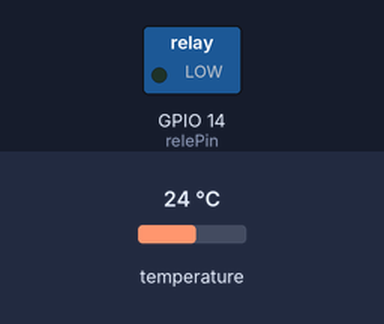
Recording of a sketch running on a simulated ESP32. On the bench: switched loads named in the sketch (green lamp = pin HIGH). Inputs (shaded band) come from the test bench; at power-on: temperature 24 °C. WiFi joins after 1.5 s; servers stay silent unless stated; what the sketch prints to the serial monitor is not drawn.

Above: at 2.7 s.
2.8 s: temperature set to 29.6 °C
6.0 s: temperature set to 30.7 °C
At 8.3 s:
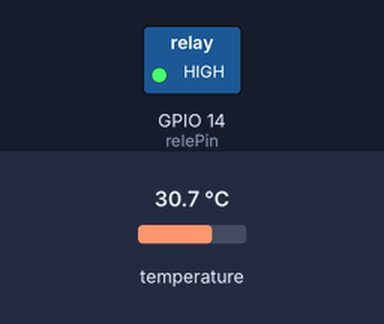
9.2 s: temperature set to 12 °C
At 10.1 s:
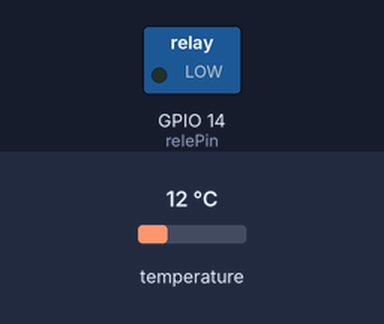
12.4 s: temperature set to 33 °C
At 14.7 s:
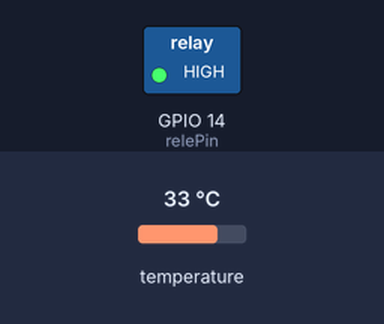
Timing chart, 0 to 16.2 s (numbered marks = the images above; inputs shaded):
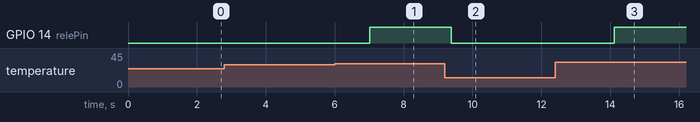

Measured:
- the behaviour switches between 30 and 30.1 °C on temperature (found by bisection; images 0 and 1)
- after the input at 2.8 s, every drawn part: stays the same
- after the input at 6.0 s, GPIO 14 (relePin): LOW → HIGH after 1.0 s
- after the input at 9.2 s, GPIO 14 (relePin): HIGH → LOW after 0.19 s
- after the input at 12.4 s, GPIO 14 (relePin): LOW → HIGH after 1.7 s

The sketch:

temp.ino
```cpp
#include <WiFi.h>
#include <ThingSpeak.h>
#include <OneWire.h>
#include <DallasTemperature.h>

const char *ssid = "yo_lo_programe";
const char *password = "kinalenmayuscula";
const unsigned long CHANNEL_ID = 2538464;
const char *thingSpeakApiKey = "4YL3H91K50ZA2M3U";
const unsigned long CHANNEL_ID2 = 2538461;
const char *thingSpeakApiKey2 = "IPRUHRMQUUTNXUMG";
const int oneWireBus = 5; // Pin GPIO al que está conectado el sensor DS18B20
const int relePin = 14; // Pin GPIO al que está conectado el módulo de relé
OneWire oneWire(oneWireBus);
DallasTemperature sensors(&oneWire);
WiFiClient client;
void setup() {
  Serial.begin(115200);
  delay(10);
  // Inicia la conexión Wi-Fi
  WiFi.begin(ssid, password);
  Serial.println("Conectando a la red WiFi...");
  while (WiFi.status() != WL_CONNECTED) {
    delay(500);
    Serial.print(".");
  }
  Serial.println("Conectado a la red WiFi");
  ThingSpeak.begin(client); // Inicia la comunicación con ThingSpeak
  sensors.begin(); // Inicia la comunicación con el sensor DS18B20
  pinMode(relePin, OUTPUT); // Configura el pin del relé como salida
}

void loop() {
  sensors.requestTemperatures(); // Realiza una lectura de la temperatura
  float temperatureC = sensors.getTempCByIndex(0); // Obtiene la temperatura en grados Celsius

  Serial.println("Temperatura Celsius: ");
  Serial.print(temperatureC);
  Serial.print(" °C");

  // Verifica si la temperatura supera los 25 grados Celsius
  if (temperatureC > 30) {
    // Si es así, activa el relé
    digitalWrite(relePin, HIGH);
    Serial.println("Relé activado");
  } else {
    // Si la temperatura es menor o igual a 25 grados Celsius, desactiva el relé
    digitalWrite(relePin, LOW);
    Serial.println("Relé desactivado");
  }

  // Envía las temperaturas a ThingSpeak
  ThingSpeak.writeField(CHANNEL_ID, 1, temperatureC, thingSpeakApiKey);
  ThingSpeak.writeField(CHANNEL_ID2, 1, temperatureC, thingSpeakApiKey2); // Envía temperatura en Celsius al campo 1

  delay(1000); // Espera 1 segundos antes de la siguiente lectura

}
```
